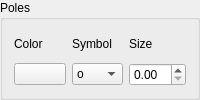
          <widget class="QGroupBox" name="groupBox">
           <property name="title">
            <string>Poles</string>
           </property>
           <layout class="QHBoxLayout" name="horizontalLayout_2">
            <item>
             <layout class="QGridLayout" name="gridLayout">
              <item row="0" column="1">
               <widget class="QLabel" name="label_2">
                <property name="text">
                 <string>Symbol</string>
                </property>
               </widget>
              </item>
              <item row="0" column="2">
               <widget class="QLabel" name="label_3">
                <property name="text">
                 <string>Size</string>
                </property>
               </widget>
              </item>
              <item row="0" column="0">
               <widget class="QLabel" name="label">
                <property name="text">
                 <string>Color</string>
                </property>
               </widget>
              </item>
              <item row="1" column="0">
               <widget class="QPushButton" name="prop_color_point_c">
                <property name="text">
                 <string/>
                </property>
               </widget>
              </item>
              <item row="1" column="1">
               <widget class="QComboBox" name="prop_point_marker">
                <item>
                 <property name="text">
                  <string extracomment="(circle)">o</string>
                 </property>
                </item>
                <item>
                 <property name="text">
                  <string>^</string>
                 </property>
                </item>
                <item>
                 <property name="text">
                  <string>v</string>
                 </property>
                </item>
                <item>
                 <property name="text">
                  <string>&lt;</string>
                 </property>
                </item>
                <item>
                 <property name="text">
                  <string>&gt;</string>
                 </property>
                </item>
                <item>
                 <property name="text">
                  <string>s</string>
                 </property>
                </item>
                <item>
                 <property name="text">
                  <string>+</string>
                 </property>
                </item>
                <item>
                 <property name="text">
                  <string>x</string>
                 </property>
                </item>
                <item>
                 <property name="text">
                  <string>D</string>
                 </property>
                </item>
                <item>
                 <property name="text">
                  <string>d</string>
                 </property>
                </item>
                <item>
                 <property name="text">
                  <string>h</string>
                 </property>
                </item>
                <item>
                 <property name="text">
                  <string>H</string>
                 </property>
                </item>
                <item>
                 <property name="text">
                  <string>p</string>
                 </property>
                </item>
                <item>
                 <property name="text">
                  <string>|</string>
                 </property>
                </item>
                <item>
                 <property name="text">
                  <string>_</string>
                 </property>
                </item>
                <item>
                 <property name="text">
                  <string>*</string>
                 </property>
                </item>
                <item>
                 <property name="text">
                  <string>1</string>
                 </property>
                </item>
                <item>
                 <property name="text">
                  <string>2</string>
                 </property>
                </item>
                <item>
                 <property name="text">
                  <string>3</string>
                 </property>
                </item>
                <item>
                 <property name="text">
                  <string>4</string>
                 </property>
                </item>
               </widget>
              </item>
              <item row="1" column="2">
               <widget class="QDoubleSpinBox" name="prop_point_ms"/>
              </item>
             </layout>
            </item>
           </layout>
          </widget>
